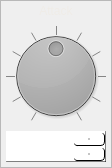
       <widget class="QFrame" name="attack_frame">
        <property name="sizePolicy">
         <sizepolicy hsizetype="Expanding" vsizetype="Preferred">
          <horstretch>0</horstretch>
          <verstretch>0</verstretch>
         </sizepolicy>
        </property>
        <property name="maximumSize">
         <size>
          <width>100</width>
          <height>16777215</height>
         </size>
        </property>
        <property name="frameShape">
         <enum>QFrame::StyledPanel</enum>
        </property>
        <property name="frameShadow">
         <enum>QFrame::Raised</enum>
        </property>
        <layout class="QVBoxLayout" name="attack_layout">
         <property name="spacing">
          <number>5</number>
         </property>
         <property name="leftMargin">
          <number>5</number>
         </property>
         <property name="topMargin">
          <number>0</number>
         </property>
         <property name="rightMargin">
          <number>5</number>
         </property>
         <property name="bottomMargin">
          <number>5</number>
         </property>
         <item>
          <widget class="QLabel" name="attack_label">
           <property name="minimumSize">
            <size>
             <width>0</width>
             <height>20</height>
            </size>
           </property>
           <property name="styleSheet">
            <string notr="true">color: rgb(239, 236, 231);
background-color: rgba(255, 255, 255, 0);
border: none;</string>
           </property>
           <property name="text">
            <string>Attack</string>
           </property>
           <property name="alignment">
            <set>Qt::AlignCenter</set>
           </property>
          </widget>
         </item>
         <item>
          <widget class="QDial" name="attack_knob">
           <property name="sizePolicy">
            <sizepolicy hsizetype="Minimum" vsizetype="Preferred">
             <horstretch>0</horstretch>
             <verstretch>0</verstretch>
            </sizepolicy>
           </property>
           <property name="styleSheet">
            <string notr="true">background-color: qlineargradient(spread:repeat, x1:1, y1:1, x2:1, y2:0, stop:0 rgba(0, 0, 0, 255), stop:1 rgba(111, 111, 111, 255));</string>
           </property>
           <property name="maximum">
            <number>10</number>
           </property>
           <property name="pageStep">
            <number>1</number>
           </property>
           <property name="value">
            <number>5</number>
           </property>
           <property name="wrapping">
            <bool>false</bool>
           </property>
           <property name="notchTarget">
            <double>10.000000000000000</double>
           </property>
           <property name="notchesVisible">
            <bool>true</bool>
           </property>
          </widget>
         </item>
         <item>
          <widget class="QDoubleSpinBox" name="attack_double_spin_box">
           <property name="sizePolicy">
            <sizepolicy hsizetype="Expanding" vsizetype="Fixed">
             <horstretch>0</horstretch>
             <verstretch>0</verstretch>
            </sizepolicy>
           </property>
           <property name="font">
            <font>
             <pointsize>14</pointsize>
            </font>
           </property>
           <property name="styleSheet">
            <string notr="true">QDoubleSpinBox {
	selection-background-color: rgba(255, 255, 255, 50);
	selection-color: rgb(255, 255, 255);
	color: rgb(255, 255, 255);
	background-color: qlineargradient(spread:repeat, x1:1, y1:1, x2:1, y2:0, stop:0 rgba(60, 60, 60, 255), stop:		1 rgba(80, 80, 80, 255));
	padding: 2px;
	border: 1px solid;
	border-color: rgba(255, 255, 255, 30);
	border-right-color: rgba(0, 0, 0, 128);
	border-bottom-color: rgba(0, 0, 0, 128);
}
QDoubleSpinBox:hover {
	background-color: qlineargradient(spread:repeat, x1:1, y1:1, x2:1, y2:0, stop:0 rgba(70, 70, 70, 255), stop:1 	rgba(90, 90, 90, 255));
	border: 1px solid;
	border-color: rgba(255, 255, 255, 80);
	border-right-color: rgba(0, 0, 0, 255);
	border-bottom-color: rgba(0, 0, 0, 255);
}

QDoubleSpinBox::up-arrow {
	background-color: rgb(197, 197, 197);
	width: 2px;
	height: 2px;
	border-radius: 2px;
}
QDoubleSpinBox::down-arrow {
	background-color: rgb(197, 197, 197);
	width: 2px;
	height: 2px;
	border-radius: 2px;
}
QDoubleSpinBox::up-button  {
	border-radius: 4px;
	margin: 0px;
	padding: 0px;
	width: 30px;
	background-color: qlineargradient(spread:repeat, x1:1, y1:1, x2:1, y2:0, stop:0 rgba(80, 80, 80, 255), stop:		1 rgba(100, 100, 100, 255));
	border: 1px solid;
	border-color: rgba(255, 255, 255, 80);
	border-right-color: rgba(0, 0, 0, 255);
	border-bottom-color: rgba(0, 0, 0, 255);
}
QDoubleSpinBox::up-button:hover {
	background-color: qlineargradient(spread:repeat, x1:1, y1:1, x2:1, y2:0, stop:0 rgba(100, 100, 100, 255), 			stop:	1 rgba(120, 120, 120, 255));
	border: 1px solid;
	border-color: rgba(255, 255, 255, 80);
	border-right-color: rgba(0, 0, 0, 255);
	border-bottom-color: rgba(0, 0, 0, 255);
}
QDoubleSpinBox::up-button:pressed {
	background-color: qlineargradient(spread:repeat, x1:1, y1:1, x2:1, y2:0, stop:1 rgba(60, 60, 60, 255), stop:		0 rgba(70, 70, 70, 255));
	border-color: rgba(0, 0, 0, 150);
	border-right-color: rgba(255, 255, 255, 50);
	border-bottom-color: rgba(255, 255, 255, 50);
}
QDoubleSpinBox::down-button  {
	border-radius: 4px;
	width: 30px;
	background-color: qlineargradient(spread:repeat, x1:1, y1:1, x2:1, y2:0, stop:0 rgba(80, 80, 80, 255), stop:		1 rgba(100, 100, 100, 255));
	border: 1px solid;
	border-color: rgba(255, 255, 255, 80);
	border-right-color: rgba(0, 0, 0, 255);
	border-bottom-color: rgba(0, 0, 0, 255);
}
QDoubleSpinBox::down-button:hover {
	background-color: qlineargradient(spread:repeat, x1:1, y1:1, x2:1, y2:0, stop:0 rgba(100, 100, 100, 255), 			stop:	1 rgba(120, 120, 120, 255));
	border: 1px solid;
	border-color: rgba(255, 255, 255, 80);
	border-right-color: rgba(0, 0, 0, 255);
	border-bottom-color: rgba(0, 0, 0, 255);
}
QDoubleSpinBox::down-button:pressed {
	background-color: qlineargradient(spread:repeat, x1:1, y1:1, x2:1, y2:0, stop:1 rgba(60, 60, 60, 255), stop:		0 rgba(70, 70, 70, 255));
	border-color: rgba(0, 0, 0, 150);
	border-right-color: rgba(255, 255, 255, 50);
	border-bottom-color: rgba(255, 255, 255, 50);
}</string>
           </property>
           <property name="decimals">
            <number>0</number>
           </property>
           <property name="maximum">
            <double>10.000000000000000</double>
           </property>
           <property name="value">
            <double>5.000000000000000</double>
           </property>
          </widget>
         </item>
        </layout>
       </widget>
